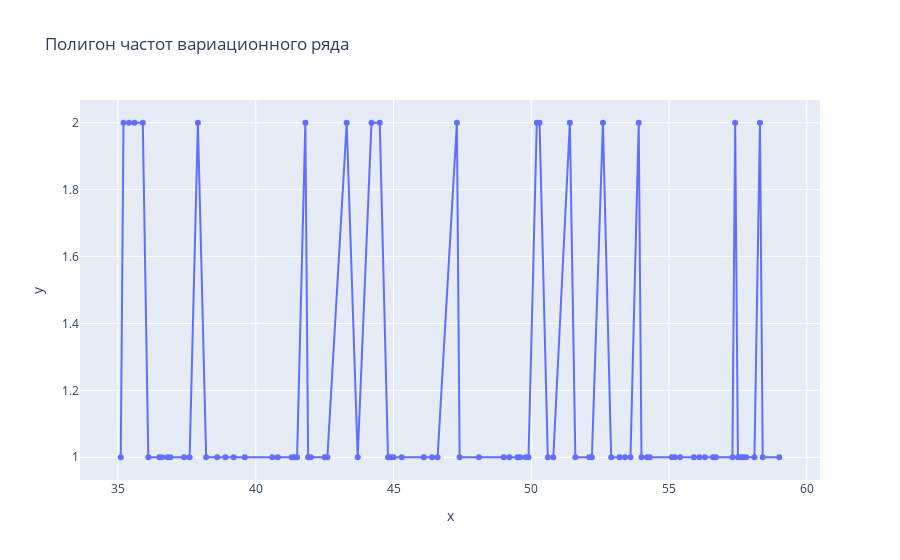

Notebook code cell kept with this figure:
### Code cell
px.line(x=unique, y=freq.iloc[0], markers=True, title='Полигон частот вариационного ряда')

### Figure 1 — Plotly figure (JSON) as saved in the notebook; plotly's stock layout.template omitted (floating-point values rounded to 4 significant figures)
{"data": [{"hovertemplate": "x=%{x}<br>y=%{y}<extra></extra>", "legendgroup": "", "line": {"color": "#636efa", "dash": "solid"}, "marker": {"symbol": "circle"}, "mode": "markers+lines", "name": "", "orientation": "v", "showlegend": false, "x": [35.1, 35.2, 35.4, 35.6, 35.9, 36.1, 36.5, 36.6, 36.8, 36.9, 37.4, 37.6, 37.9, 38.2, 38.6, 38.9, 39.2, 39.6, 40.6, 40.8, 41.3, 41.4, 41.5, 41.8, 41.9, 42.0, 42.5, 42.6, 43.3, 43.7, 44.2, 44.5, 44.8, 44.9, 45.0, 45.3, 46.1, 46.4, 46.6, 47.3, 47.4, 48.1, 49.0, 49.2, 49.5, 49.6, 49.8, 49.9, 50.2, 50.3, 50.6, 50.8, 51.4, 51.6, 52.1, 52.2, 52.6, 52.9, 53.2, 53.4, 53.6, 53.9, 54.0, 54.2, 54.3, 55.1, 55.2, 55.4, 55.9, 56.1, 56.3, 56.6, 56.7, 57.3, 57.4, 57.5, 57.6, 57.7, 57.8, 58.1, 58.3, 58.4, 59.0], "xaxis": "x", "y": [1, 2, 2, 2, 2, 1, 1, 1, 1, 1, 1, 1, 2, 1, 1, 1, 1, 1, 1, 1, 1, 1, 1, 2, 1, 1, 1, 1, 2, 1, 2, 2, 1, 1, 1, 1, 1, 1, 1, 2, 1, 1, 1, 1, 1, 1, 1, 1, 2, 2, 1, 1, 2, 1, 1, 1, 2, 1, 1, 1, 1, 2, 1, 1, 1, 1, 1, 1, 1, 1, 1, 1, 1, 1, 2, 1, 1, 1, 1, 1, 2, 1, 1], "yaxis": "y", "type": "scatter"}], "layout": {"xaxis": {"anchor": "y", "domain": [0.0, 1.0], "title": {"text": "x"}}, "yaxis": {"anchor": "x", "domain": [0.0, 1.0], "title": {"text": "y"}}, "legend": {"tracegroupgap": 0}, "title": {"text": "Полигон частот вариационного ряда"}}}
